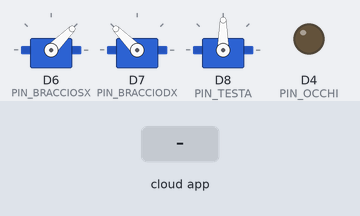
A sketch run on a simulated ESP8266 (NodeMCU). On the bench: 3 × servo, output pins drawn as LEDs (lit = HIGH). The inputs (shaded band) are chosen by the test bench. The RemoteXY app is connected; what the sketch prints to the serial monitor is not drawn.

Above: at 1.2 s.
1.3 s: the phone or cloud app sets braccio_sx to -100
At 2.4 s:
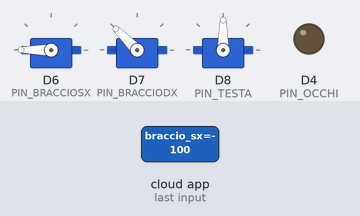
2.8 s: the phone or cloud app sets braccio_dx to -100
At 3.6 s:
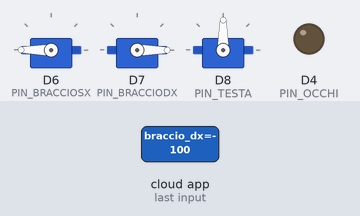
4.3 s: the phone or cloud app sets braccio_sx to 0
At 4.7 s:
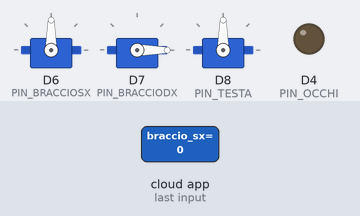
5.8 s: the phone or cloud app sets braccio_dx to 0
At 7.0 s:
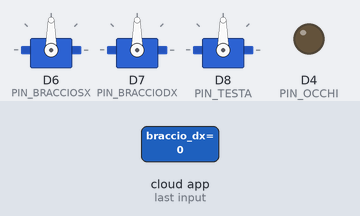
7.3 s: the phone or cloud app sets braccio_sx to 100
At 8.2 s:
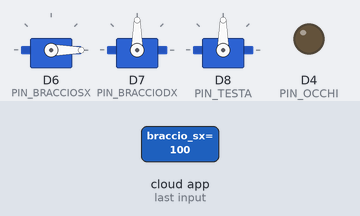
8.8 s: the phone or cloud app sets braccio_dx to 100
At 9.3 s:
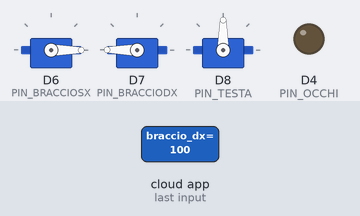
Timing chart, 0 to 11.3 s (numbered marks = the images above; inputs shaded):
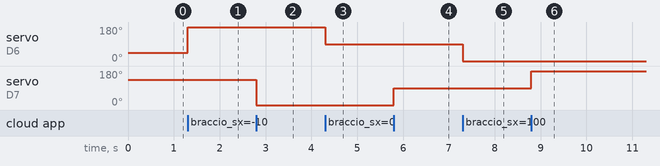

Measured:
- after the input at 1.3 s, servo on D6 (PIN_BRACCIOSX): 45° → 180° at once
- after the input at 2.8 s, servo on D7 (PIN_BRACCIODX): 135° → 0° at once
- after the input at 4.3 s, servo on D6 (PIN_BRACCIOSX): 180° → 90° at once
- after the input at 5.8 s, servo on D7 (PIN_BRACCIODX): 0° → 90° at once
- after the input at 7.3 s, servo on D6 (PIN_BRACCIOSX): 90° → 0° at once
- after the input at 8.8 s, servo on D7 (PIN_BRACCIODX): 90° → 180° at once

The sketch:

remotexy_robottino_OTA.ino
```cpp
// (licence header left out)
//////////////////////////////////////////////
//        RemoteXY include library          //
//////////////////////////////////////////////

// RemoteXY select connection mode and include library
#define REMOTEXY_MODE__ESP8266WIFI_LIB
#include <ESP8266WiFi.h>
#include <ESP8266mDNS.h>
#include <WiFiUdp.h>
#include <ArduinoOTA.h>

#include <RemoteXY.h>

// RemoteXY connection settings
#define REMOTEXY_WIFI_SSID "informatica"
#define REMOTEXY_WIFI_PASSWORD "Fiorellino"
#define REMOTEXY_SERVER_PORT 6377


#define PIN_OCCHI D4

#define PIN_BRACCIOSX D6
#define PIN_BRACCIODX D7
#define PIN_TESTA D8

// RemoteXY configurate
#pragma pack(push, 1)
uint8_t RemoteXY_CONF[] =
{ 255, 4, 0, 0, 0, 54, 0, 11, 176, 0,
  4, 32, 5, 18, 6, 33, 2, 26, 4, 32,
  89, 17, 6, 33, 2, 26, 4, 160, 27, 14,
  45, 7, 2, 26, 1, 0, 43, 32, 12, 12,
  1, 31, 79, 0, 129, 0, 34, 3, 29, 6,
  17, 82, 111, 98, 111, 116, 116, 105, 110, 111,
  0
};

// this structure defines all the variables and events of your control interface
struct {

  // input variables
  int8_t braccio_sx; // =-100..100 slider position
  int8_t braccio_dx; // =-100..100 slider position
  int8_t testa; // =-100..100 slider position
  uint8_t occhi; // =1 if button pressed, else =0

  // other variable
  uint8_t connect_flag;  // =1 if wire connected, else =0

} RemoteXY;
#pragma pack(pop)

/////////////////////////////////////////////
//           END RemoteXY include          //
/////////////////////////////////////////////

#include <Servo.h>

Servo left_servo;
Servo right_servo;
Servo head_servo;

int valdx, valsx;
unsigned char occhi_state = 0;
unsigned long occhi_time = 0;
unsigned long prev_time = 0;


void setup()
{
  RemoteXY_Init ();


  Serial.begin(115200);
  Serial.println("Avviando Robottino....");


  pinMode (PIN_OCCHI, OUTPUT);

  left_servo.attach(PIN_BRACCIOSX);
  right_servo.attach(PIN_BRACCIODX);
  head_servo.attach(PIN_TESTA);

  RemoteXY.braccio_sx = 50;
  RemoteXY.braccio_dx = 50;
  RemoteXY.testa = 50;


// Inizio OTA

   ArduinoOTA.setHostname("esp8266robo");
   ArduinoOTA.onStart([]() {
    String type;
    if (ArduinoOTA.getCommand() == U_FLASH) {
      type = "sketch";
    } else { // U_FS
      type = "filesystem";
    }

    // NOTE: if updating FS this would be the place to unmount FS using FS.end()
    Serial.println("Start updating " + type);
   });
   ArduinoOTA.onEnd([]() {
     Serial.println("\nEnd");
   });
   ArduinoOTA.onProgress([](unsigned int progress, unsigned int total) {
     Serial.printf("Progress: %u%%\r", (progress / (total / 100)));
   });
   ArduinoOTA.onError([](ota_error_t error) {
    Serial.printf("Error[%u]: ", error);
    if (error == OTA_AUTH_ERROR) {
      Serial.println("Auth Failed");
    } else if (error == OTA_BEGIN_ERROR) {
      Serial.println("Begin Failed");
    } else if (error == OTA_CONNECT_ERROR) {
      Serial.println("Connect Failed");
    } else if (error == OTA_RECEIVE_ERROR) {
      Serial.println("Receive Failed");
    } else if (error == OTA_END_ERROR) {
      Serial.println("End Failed");
    }
   });
   ArduinoOTA.begin();
   Serial.println("OTA Ready");
   Serial.print("IP address: ");
   Serial.println(WiFi.localIP());

// Fine OTA

}

void loop()
{
  ArduinoOTA.handle();
  unsigned long time = millis();
  unsigned long d_time = time - prev_time;
  prev_time = time;

  RemoteXY_Handler ();

  /*


  left_servo.writeMicroseconds(RemoteXY.braccio_sx*20+500);
  right_servo.writeMicroseconds(2500-RemoteXY.braccio_dx*20);
  head_servo.writeMicroseconds(RemoteXY.testa*20+500);
   */
  valsx = map(RemoteXY.braccio_sx, -100, 100, 180, 0);
  valdx = map(RemoteXY.braccio_dx, -100, 100, 0, 180);


  Serial.print("SX: ");
  Serial.print(RemoteXY.braccio_sx);
  Serial.print(" map: ");
  Serial.println(valsx);
  /*
  Serial.print("DX: ");
  Serial.print(RemoteXY.braccio_dx);
  Serial.print(" map: ");
  Serial.println(valdx);
  */

  left_servo.write(valsx);
  right_servo.write(valdx);

}
```
